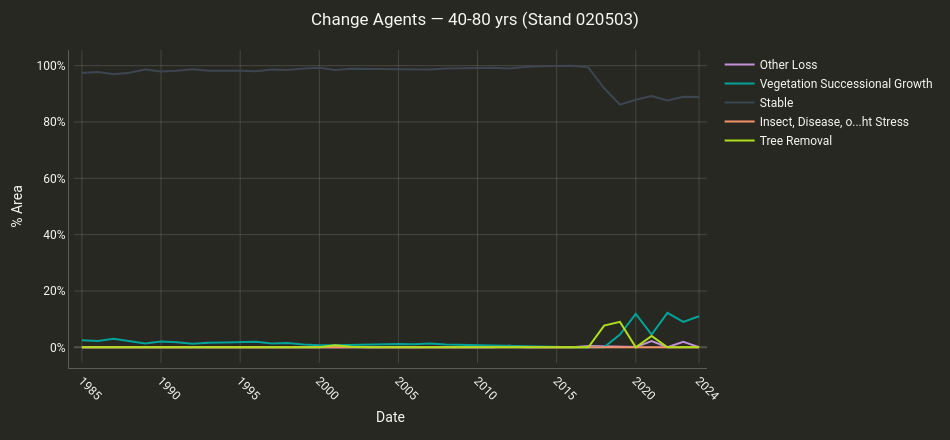
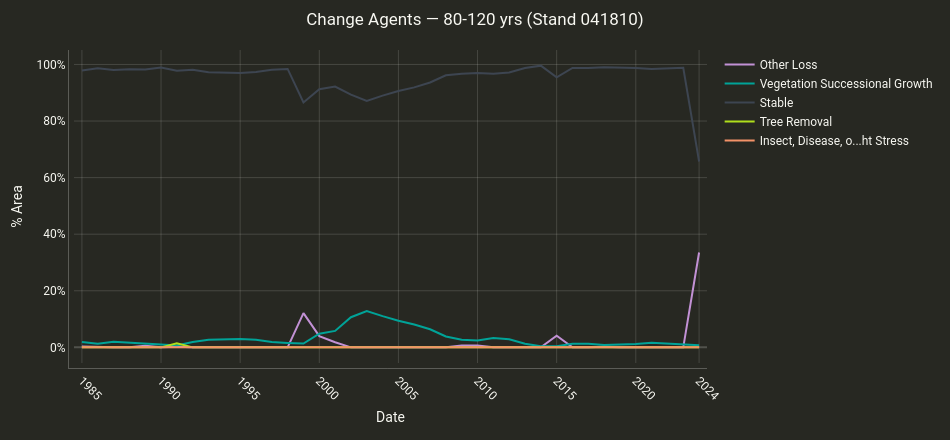

Source (notebook cell) for these figures, in order:
### Markdown cell above
## 7 · Change Agent Signatures — Tree Removal and Successional Growth

The LCMS `Change` band is the direct record of *what happened* in a pixel each year. The six age-class stands should show distinct change signatures that directly reflect their position in the rotation cycle:

| Stand | Tree Removal in LCMS? | Successional Growth? |
|-------|-----------------------|----------------------|
| **9–20 yrs (Stand 020408, Age 15)** | Yes — spike near end of record (stand was recently harvested) | Emerging — early seral, just transitioning |
| **20–40 yrs (Stand 010207, Age 21)** | Possible — harvest likely falls within or just before the LCMS record | Yes — dominant change class as young stand establishes |
| **40–80 yrs (Stand 020503, Age 74)** | Possible mid-record if a second rotation was completed within the LCMS window | Yes — active recovery signal during early record |
| **80–120 yrs (Stand 041810, Age 103)** | Unlikely unless stand was re-entered during the record | Declining — stand approaching crown closure, Stable increasingly dominant |
| **120–200 yrs (Stand 070414, Age 148)** | Unlikely | Minimal — mature stand; Stable dominant throughout |
| **200–500 yrs (Stand 080603, Age 260)** | Very unlikely | Absent — old-growth remnant; should hold Stable for nearly the entire record |

**What to look for:**

- The **gradient from disturbance-dominated to stability-dominated** as you move from youngest to oldest stands — this directly visualizes the age-class effect on LCMS signals
- **Repeat disturbance** in mid-age stands: a second Tree Removal spike after a period of Successional Growth means a second rotation was completed within the 40-year window
- **The lag** between Tree Removal and the onset of Successional Growth — typically 3–7 years in the Oregon Coast Range

### Code cell
import os as _os

change_results = {}

for name, geom in harvest_areas.items():
    lcms_poly = ee.ImageCollection(LCMS_ASSET_FOR_PROPERTIES).filterBounds(geom)
    slug = (
        name[:18]
        .replace(' ', '_').replace('(', '').replace(')', '')
        .replace('~', '').replace('-', '_').strip('_')
    )
    result = cl.summarize_and_chart(
        lcms_poly,
        geometry=geom,
        band_names='Change',
        scale=30,
        area_format='Percentage',
        title=f'Change Agents — {name}',
        chart_type='line',
        stacked=False,
        date_format='YYYY',
        width=950,
        height=440,
    )
    change_results[name] = result

    if EXPORT_HTML:
        fname = _os.path.join(_export_dir, f'macdunn_change_{slug}.html')
        cl.save_chart_html(result['chart'], fname)
        print(f'Saved: {fname}')
    if EXPORT_CSV:
        csv_fname = _os.path.join(_export_dir, f'macdunn_change_{slug}.csv')
        result['df'].to_csv(csv_fname)
        print(f'Saved: {csv_fname}')

    result['chart'].show()

### Figure 1 — Plotly figure (JSON) as saved in the notebook; plotly's stock layout.template omitted (floating-point values rounded to 4 significant figures)
{"data": [{"line": {"color": "#c291d5", "width": 2}, "marker": {"color": "#c291d5", "size": 5}, "mode": "lines", "name": "Other Loss", "type": "scatter", "x": [1985, 1986, 1987, 1988, 1989, 1990, 1991, 1992, 1993, 1994, 1995, 1996, 1997, 1998, 1999, 2000, 2001, 2002, 2003, 2004, 2005, 2006, 2007, 2008, 2009, 2010, 2011, 2012, 2013, 2014, 2015, 2016, 2017, 2018, 2019, 2020, 2021, 2022, 2023, 2024], "y": [0.02, 0.02, 0.0, 0.0, 0.0, 0.0, 0.0, 0.0, 0.18, 0.0, 0.0, 0.0, 0.0, 0.0, 0.0, 0.0, 0.0, 0.0, 0.0, 0.0, 0.0, 0.0, 0.0, 0.0, 0.0, 0.0, 0.0, 0.54, 0.0, 0.0, 0.0, 0.0, 0.48, 0.32, 0.27, 0.09, 2.27, 0.09, 1.96, 0.09]}, {"line": {"color": "#00a398", "width": 2}, "marker": {"color": "#00a398", "size": 5}, "mode": "lines", "name": "Vegetation Successional Growth", "type": "scatter", "x": [1985, 1986, 1987, 1988, 1989, 1990, 1991, 1992, 1993, 1994, 1995, 1996, 1997, 1998, 1999, 2000, 2001, 2002, 2003, 2004, 2005, 2006, 2007, 2008, 2009, 2010, 2011, 2012, 2013, 2014, 2015, 2016, 2017, 2018, 2019, 2020, 2021, 2022, 2023, 2024], "y": [2.56, 2.25, 3.08, 2.35, 1.38, 2.06, 1.81, 1.26, 1.65, 1.74, 1.81, 1.99, 1.41, 1.54, 0.98, 0.71, 0.76, 0.89, 1.12, 1.12, 1.17, 1.1, 1.35, 1.01, 0.88, 0.68, 0.73, 0.46, 0.46, 0.2, 0.13, 0.0, 0.11, 0.0, 4.53, 11.86, 4.51, 12.26, 9.06, 11.03]}, {"line": {"color": "#3d4551", "width": 2}, "marker": {"color": "#3d4551", "size": 5}, "mode": "lines", "name": "Stable", "type": "scatter", "x": [1985, 1986, 1987, 1988, 1989, 1990, 1991, 1992, 1993, 1994, 1995, 1996, 1997, 1998, 1999, 2000, 2001, 2002, 2003, 2004, 2005, 2006, 2007, 2008, 2009, 2010, 2011, 2012, 2013, 2014, 2015, 2016, 2017, 2018, 2019, 2020, 2021, 2022, 2023, 2024], "y": [97.42, 97.73, 96.92, 97.52, 98.62, 97.94, 98.19, 98.74, 98.17, 98.26, 98.19, 98.01, 98.59, 98.46, 99.02, 99.29, 98.47, 98.89, 98.88, 98.88, 98.83, 98.9, 98.65, 98.99, 99.12, 99.32, 99.27, 98.99, 99.54, 99.8, 99.87, 100.0, 99.39, 91.97, 86.16, 87.87, 89.21, 87.64, 88.98, 88.88]}, {"line": {"color": "#f39268", "width": 2}, "marker": {"color": "#f39268", "size": 5}, "mode": "lines", "name": "Insect, Disease, o...ht Stress", "type": "scatter", "x": [1985, 1986, 1987, 1988, 1989, 1990, 1991, 1992, 1993, 1994, 1995, 1996, 1997, 1998, 1999, 2000, 2001, 2002, 2003, 2004, 2005, 2006, 2007, 2008, 2009, 2010, 2011, 2012, 2013, 2014, 2015, 2016, 2017, 2018, 2019, 2020, 2021, 2022, 2023, 2024], "y": [0.0, 0.0, 0.0, 0.13, 0.0, 0.0, 0.0, 0.0, 0.0, 0.0, 0.0, 0.0, 0.0, 0.0, 0.0, 0.0, 0.0, 0.0, 0.0, 0.0, 0.0, 0.0, 0.0, 0.0, 0.0, 0.0, 0.0, 0.0, 0.0, 0.0, 0.0, 0.0, 0.0, 0.0, 0.0, 0.18, 0.0, 0.0, 0.0, 0.0]}, {"line": {"color": "#afde1c", "width": 2}, "marker": {"color": "#afde1c", "size": 5}, "mode": "lines", "name": "Tree Removal", "type": "scatter", "x": [1985, 1986, 1987, 1988, 1989, 1990, 1991, 1992, 1993, 1994, 1995, 1996, 1997, 1998, 1999, 2000, 2001, 2002, 2003, 2004, 2005, 2006, 2007, 2008, 2009, 2010, 2011, 2012, 2013, 2014, 2015, 2016, 2017, 2018, 2019, 2020, 2021, 2022, 2023, 2024], "y": [0.0, 0.0, 0.0, 0.0, 0.0, 0.0, 0.0, 0.0, 0.0, 0.0, 0.0, 0.0, 0.0, 0.0, 0.0, 0.0, 0.77, 0.22, 0.0, 0.0, 0.0, 0.0, 0.0, 0.0, 0.0, 0.0, 0.0, 0.0, 0.0, 0.0, 0.0, 0.0, 0.02, 7.71, 9.04, 0.0, 4.02, 0.0, 0.0, 0.0]}], "layout": {"font": {"color": "#f8f8f2", "family": "Roboto"}, "height": 440, "hovermode": "x unified", "legend": {"font": {"color": "#f8f8f2"}}, "margin": {"b": 50, "l": 35, "pad": 5, "r": 25, "t": 50}, "paper_bgcolor": "#272822", "plot_bgcolor": "#272822", "title": {"font": {"color": "#f8f8f2"}, "text": "Change Agents — 40-80 yrs (Stand 020503)", "x": 0.5, "xanchor": "center"}, "width": 950, "xaxis": {"gridcolor": "rgba(248,248,242,0.15)", "linecolor": "rgba(248,248,242,0.25)", "range": [1984.0, 2024.0], "tickangle": 45, "tickfont": {"color": "#f8f8f2"}, "tickformat": "d", "tickvals": [1985, 1990, 1995, 2000, 2005, 2010, 2015, 2020, 2024], "title": {"font": {"color": "#f8f8f2"}, "text": "Date"}, "zerolinecolor": "rgba(248,248,242,0.2)"}, "yaxis": {"automargin": true, "gridcolor": "rgba(248,248,242,0.15)", "linecolor": "rgba(248,248,242,0.25)", "tickfont": {"color": "#f8f8f2"}, "ticksuffix": "%", "title": {"font": {"color": "#f8f8f2"}, "text": "% Area"}, "zerolinecolor": "rgba(248,248,242,0.2)"}}}

### Figure 2 — Plotly figure (JSON) as saved in the notebook; plotly's stock layout.template omitted (floating-point values rounded to 4 significant figures)
{"data": [{"line": {"color": "#c291d5", "width": 2}, "marker": {"color": "#c291d5", "size": 5}, "mode": "lines", "name": "Other Loss", "type": "scatter", "x": [1985, 1986, 1987, 1988, 1989, 1990, 1991, 1992, 1993, 1994, 1995, 1996, 1997, 1998, 1999, 2000, 2001, 2002, 2003, 2004, 2005, 2006, 2007, 2008, 2009, 2010, 2011, 2012, 2013, 2014, 2015, 2016, 2017, 2018, 2019, 2020, 2021, 2022, 2023, 2024], "y": [0.29, 0.08, 0.0, 0.0, 0.56, 0.0, 0.18, 0.0, 0.0, 0.0, 0.0, 0.0, 0.0, 0.0, 12.08, 3.97, 1.79, 0.0, 0.0, 0.0, 0.0, 0.0, 0.0, 0.0, 0.61, 0.61, 0.0, 0.0, 0.0, 0.0, 4.1, 0.0, 0.03, 0.18, 0.0, 0.0, 0.0, 0.0, 0.0, 33.53]}, {"line": {"color": "#00a398", "width": 2}, "marker": {"color": "#00a398", "size": 5}, "mode": "lines", "name": "Vegetation Successional Growth", "type": "scatter", "x": [1985, 1986, 1987, 1988, 1989, 1990, 1991, 1992, 1993, 1994, 1995, 1996, 1997, 1998, 1999, 2000, 2001, 2002, 2003, 2004, 2005, 2006, 2007, 2008, 2009, 2010, 2011, 2012, 2013, 2014, 2015, 2016, 2017, 2018, 2019, 2020, 2021, 2022, 2023, 2024], "y": [1.88, 1.28, 1.94, 1.7, 1.23, 1.04, 0.62, 1.89, 2.72, 2.8, 2.98, 2.66, 1.89, 1.58, 1.33, 4.8, 5.82, 10.65, 12.86, 11.03, 9.38, 8.1, 6.38, 3.84, 2.67, 2.44, 3.27, 2.85, 1.25, 0.42, 0.42, 1.24, 1.24, 0.82, 0.99, 1.22, 1.62, 1.41, 1.2, 0.76]}, {"line": {"color": "#3d4551", "width": 2}, "marker": {"color": "#3d4551", "size": 5}, "mode": "lines", "name": "Stable", "type": "scatter", "x": [1985, 1986, 1987, 1988, 1989, 1990, 1991, 1992, 1993, 1994, 1995, 1996, 1997, 1998, 1999, 2000, 2001, 2002, 2003, 2004, 2005, 2006, 2007, 2008, 2009, 2010, 2011, 2012, 2013, 2014, 2015, 2016, 2017, 2018, 2019, 2020, 2021, 2022, 2023, 2024], "y": [97.83, 98.65, 98.06, 98.3, 98.22, 98.96, 97.78, 98.11, 97.28, 97.2, 97.02, 97.34, 98.11, 98.42, 86.59, 91.24, 92.19, 89.35, 87.14, 88.97, 90.62, 91.9, 93.62, 96.16, 96.72, 96.95, 96.73, 97.15, 98.75, 99.58, 95.48, 98.76, 98.73, 99.0, 99.01, 98.78, 98.38, 98.59, 98.8, 65.7]}, {"line": {"color": "#afde1c", "width": 2}, "marker": {"color": "#afde1c", "size": 5}, "mode": "lines", "name": "Tree Removal", "type": "scatter", "x": [1985, 1986, 1987, 1988, 1989, 1990, 1991, 1992, 1993, 1994, 1995, 1996, 1997, 1998, 1999, 2000, 2001, 2002, 2003, 2004, 2005, 2006, 2007, 2008, 2009, 2010, 2011, 2012, 2013, 2014, 2015, 2016, 2017, 2018, 2019, 2020, 2021, 2022, 2023, 2024], "y": [0.0, 0.0, 0.0, 0.0, 0.0, 0.0, 1.42, 0.0, 0.0, 0.0, 0.0, 0.0, 0.0, 0.0, 0.0, 0.0, 0.0, 0.0, 0.0, 0.0, 0.0, 0.0, 0.0, 0.0, 0.0, 0.0, 0.0, 0.0, 0.0, 0.0, 0.0, 0.0, 0.0, 0.0, 0.0, 0.0, 0.0, 0.0, 0.0, 0.0]}, {"line": {"color": "#f39268", "width": 2}, "marker": {"color": "#f39268", "size": 5}, "mode": "lines", "name": "Insect, Disease, o...ht Stress", "type": "scatter", "x": [1985, 1986, 1987, 1988, 1989, 1990, 1991, 1992, 1993, 1994, 1995, 1996, 1997, 1998, 1999, 2000, 2001, 2002, 2003, 2004, 2005, 2006, 2007, 2008, 2009, 2010, 2011, 2012, 2013, 2014, 2015, 2016, 2017, 2018, 2019, 2020, 2021, 2022, 2023, 2024], "y": [0.0, 0.0, 0.0, 0.0, 0.0, 0.0, 0.0, 0.0, 0.0, 0.0, 0.0, 0.0, 0.0, 0.0, 0.0, 0.0, 0.2, 0.0, 0.0, 0.0, 0.0, 0.0, 0.0, 0.0, 0.0, 0.0, 0.0, 0.0, 0.0, 0.0, 0.0, 0.0, 0.0, 0.0, 0.0, 0.0, 0.0, 0.0, 0.0, 0.0]}], "layout": {"font": {"color": "#f8f8f2", "family": "Roboto"}, "height": 440, "hovermode": "x unified", "legend": {"font": {"color": "#f8f8f2"}}, "margin": {"b": 50, "l": 35, "pad": 5, "r": 25, "t": 50}, "paper_bgcolor": "#272822", "plot_bgcolor": "#272822", "title": {"font": {"color": "#f8f8f2"}, "text": "Change Agents — 80-120 yrs (Stand 041810)", "x": 0.5, "xanchor": "center"}, "width": 950, "xaxis": {"gridcolor": "rgba(248,248,242,0.15)", "linecolor": "rgba(248,248,242,0.25)", "range": [1984.0, 2024.0], "tickangle": 45, "tickfont": {"color": "#f8f8f2"}, "tickformat": "d", "tickvals": [1985, 1990, 1995, 2000, 2005, 2010, 2015, 2020, 2024], "title": {"font": {"color": "#f8f8f2"}, "text": "Date"}, "zerolinecolor": "rgba(248,248,242,0.2)"}, "yaxis": {"automargin": true, "gridcolor": "rgba(248,248,242,0.15)", "linecolor": "rgba(248,248,242,0.25)", "tickfont": {"color": "#f8f8f2"}, "ticksuffix": "%", "title": {"font": {"color": "#f8f8f2"}, "text": "% Area"}, "zerolinecolor": "rgba(248,248,242,0.2)"}}}
